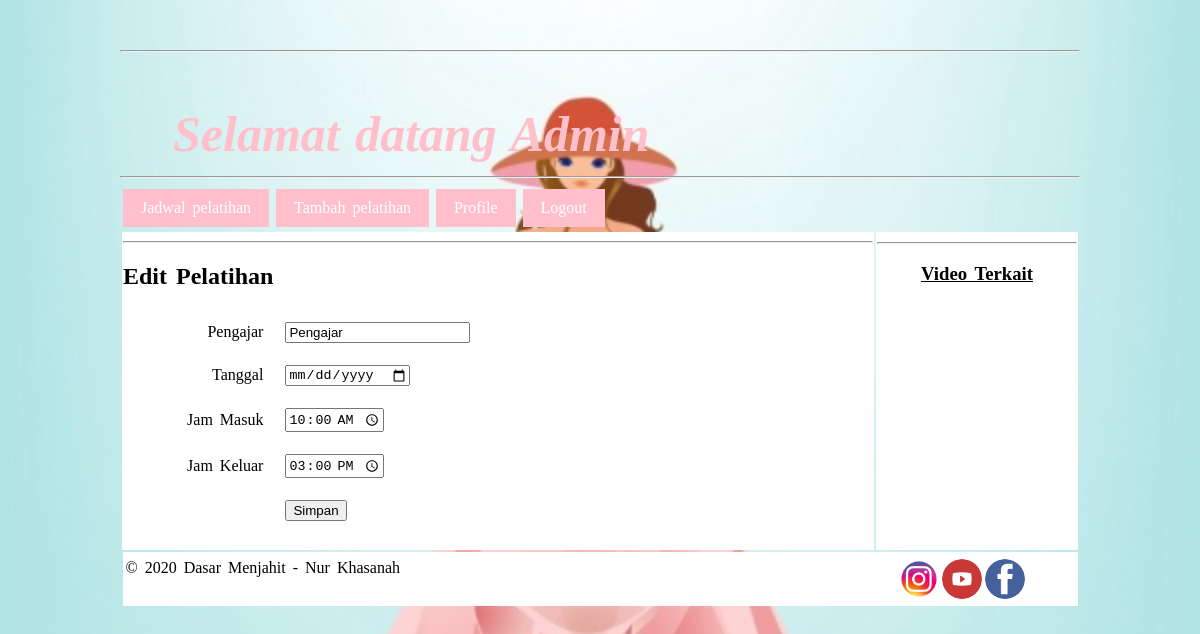
Page /edit_pelatihan.php?id=1 (signed in) on the earlier database version.
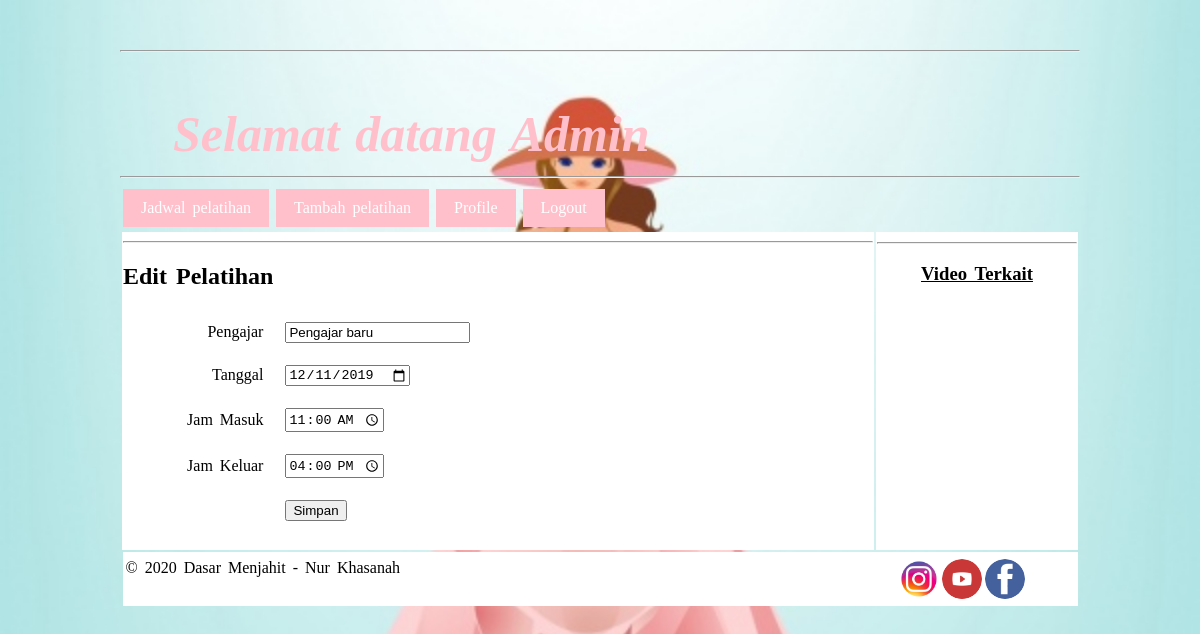
Same page on the later database version.
### tables this page shows
CREATE TABLE `pelatihan`  (
  `id` int(11) NOT NULL AUTO_INCREMENT,
  `kode_pelatihan` varchar(255) NOT NULL,
  `tanggal` date NULL DEFAULT NULL,
  `jam_masuk` varchar(255) NULL DEFAULT NULL,
  `jam_keluar` varchar(255) NULL DEFAULT NULL,
  `pengajar` varchar(255) NULL DEFAULT NULL,
  PRIMARY KEY (`id`) USING BTREE
);

### edit_pelatihan.php (the view, shortened to what this page needs)
<?php
    require('koneksi.php');
    $id = $_GET['id'];
    $query = 'SELECT * FROM pelatihan WHERE id="'. $id .'"';
    $result = mysqli_query($db, $query);
    $row = mysqli_fetch_object($result);
?>
<html>
<head>
<link rel ="stylesheet" type="text/css" href="style.css">
</head>
<body>
<div id="wrap" >
		<table id="header" >
			<tr><hr>
				<td><i><strong><blink>Selamat datang <?php echo $_SESSION['user']['nama'] ?></blink></strong><i></td>
		</tr>
	</table>
    <table>
	<tr>
		<td>
            <a href="jadwal_kursus.php" class="pilih">Jadwal pelatihan</a>
			<?php if($_SESSION['user']['username'] == 'admin'){ ?>
            	<a href="create_pelatihan.php" class="pilih">Tambah pelatihan</a>
			<?php } ?>
            <a href="profile.php?id=<?php echo $id ?>" class="pilih">Profile</a>
            <a href="logout.php" class="pilih">Logout</a>
		</td>
		</tr>
		<hr>
	</table>
	<div >
	<table >
		<tr>
			<td id="isitable" width="100%"><hr>
			<h2>Edit Pelatihan</h2>
            <form action="update_pelatihan.php" method="post">
                <table width="100%" cellpadding="10">
                    <tr>
                        <td align="right" width="20%">Pengajar</td>
                        <td align="left"><input type="text" name="pengajar" value="<?php echo $row->pengajar ?>"></td>
                        <td align="left"><input type="hidden" name="id" value="<?php echo $row->id ?>"></td>
                    </tr>
                    <tr>
                        <td align="right">Tanggal</td>
                        <td align="left"><input type="date" name="tanggal" value="<?php echo $row->tanggal ?>"></td>
                    </tr>
                    <tr>
                        <td align="right">Jam Masuk</td>
                        <td align="left"><input type="time" name="jam_masuk" value="<?php echo $row->jam_masuk ?>" ></td>
                    </tr>
                    <tr>
                        <td align="right">Jam Keluar</td>
                        <td align="left"><input type="time" name="jam_keluar" value="<?php echo $row->jam_keluar ?>"></td>
                    </tr>
                    <tr>
                        <td></td>
                        <td align="left">
                            <input type="submit" value="Simpan" name="simpan">
                        </td>
                    </tr>
                </table>
            </form>
		</td>
		<td id="isitable" valign="top">
			<div class="dropdown"><hr>
  						<h3><span><b><center><u>Video Terkait</u></center></b></span></h3>
			</div>
		</td>
		</tr>
	</table>
	</div>
	<div id="footer" sytle="margin-top: 50px">
	<table >
	<tr>
		<td colspan="2" id="isitable" width="955px"height="50px">&copy;&nbsp;<script>document.write(new Date().getFullYear());</script> Dasar Menjahit - Nur Khasanah &nbsp;
    	<a href="https://www.facebook.com"><img src="fb1.png" class="imgfooter2" align="right"></a>&nbsp;&nbsp;&nbsp;&nbsp;&nbsp;
				<a href="http://www.youtube.com"><img src="yt1.png" class="imgfooter" align="right"></a>
				<a href="https://www.instagram.com"><img src="insta.png" class="imgfooter" align="right"></a>
		</td>
	</tr>
	</table>
	</div>
</div>
</body>
</html>

Differences in the rows shown:
changed pelatihan: pengajar "Pengajar" → "Pengajar baru"; tanggal (not shown) → "12/11/2019"; jam_masuk "10:00" → "11:00"; jam_keluar "15:00" → "16:00"
